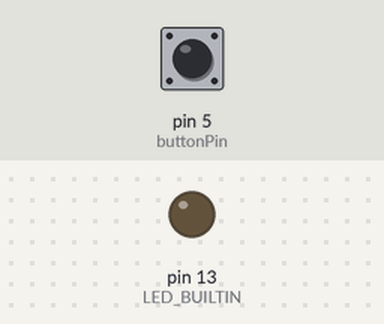
A sketch run on a simulated Arduino Uno, built with avr-gcc and run on an emulated ATmega328P. On the bench: output pins drawn as LEDs (lit = HIGH). The inputs (shaded band) are chosen by the test bench; at power-on: pin 5 (buttonPin) HIGH. The local clock reads 2024-03-15 10:24:30 at power-on unless the sketch sets it; storage starts empty; what the sketch prints to the serial monitor is not drawn.

Above: at 1.2 s.
1.3 s: pin 5 (buttonPin) pulled LOW for 0.15 s
At 4.1 s:
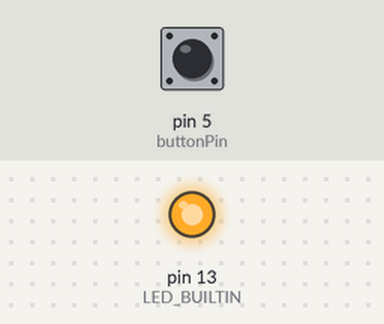
4.4 s: pin 5 (buttonPin) pulled LOW for 1 s
At 5.7 s:
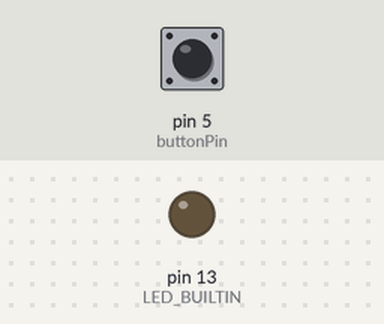
7.9 s: pin 5 (buttonPin) pulled LOW for 3.2 s
At 14.0 s:
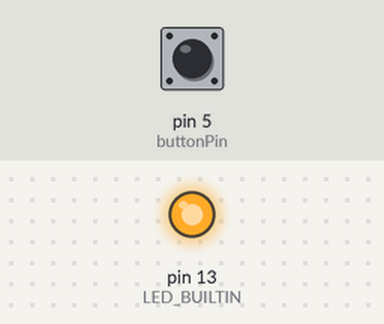
Timing chart, 0 to 15.5 s (numbered marks = the images above; inputs shaded):
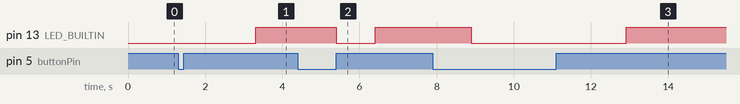

Measured:
- after the input at 1.3 s, pin 13 (LED_BUILTIN): LOW → HIGH after 2.0 s
- after the input at 4.4 s, pin 13 (LED_BUILTIN): HIGH → LOW after 1.0 s, → HIGH 1.0 s later
- after the input at 7.9 s, pin 13 (LED_BUILTIN): HIGH → LOW after 1.0 s, → HIGH 4.0 s later

The sketch:

ArduinoRTCSD.ino
```cpp
    ////////////////////////////////////////////////////////////////
   //              Dinesh SD Card and RTC Code                   //
  ////////////////////////////////////////////////////////////////
#include <SD.h>
#include <SPI.h>


#include <Wire.h>
#include "RTClib.h"


/* This is the pin assignments*/
int CS_PIN = 10;
const int buttonPin = 5;

/*This is the variable to save the file in the SD Card*/
File myFile;
RTC_DS1307 RTC;
char* filename = "ctest.txt";

//Variables
int buttonState = 0;
int SWPrestime = 0;
int SWReleatime = 0;
int flag=0;

/*This are the functions for SD CARD*/
void initializeSD();
int createFile(char filename[]);
int writeToFile(char text[]);
void closeFile();
int openFile(char filename[]);
String readLine();


void setup()
{

  Serial.begin(9600);
  // TWI is enabled for RTC
  Wire.begin();
  RTC.begin();
  //RTC.adjust(DateTime(__DATE__, __TIME__));
  // Check to see if the RTC is keeping time.  If it is, load the time from your computer.
  if (! RTC.isrunning())
  {
    Serial.println("RTC Date : Compile Time:");
    // This will reflect the time that your sketch was compiled
    RTC.adjust(DateTime(__DATE__, __TIME__));
  }

  // Button initialization
  // initialize digital pin LED_BUILTIN as an output.
  pinMode(LED_BUILTIN, OUTPUT);
  pinMode(buttonPin, INPUT);
  digitalWrite(buttonPin, HIGH);       // turn on pullup resistors

  initializeSD();

  createFile(filename);
  closeFile();

    // TO CHECK THE DATA
    // re-open the file for reading:
//    myFile = SD.open(filename);
//    if (myFile) {
//      Serial.println(filename);
//      Serial.print(" :");
//      // read from the file until there's nothing else in it:
//      while (myFile.available()) {
//        Serial.write(myFile.read());
//      }
//      // close the file:
//      myFile.close();
//    } else {
//      // if the file didn't open, print an error:
//      Serial.println("error opening test.txt");
//    }
    flag = 0;
}

void loop () {
    //Read button state (pressed or not pressed?)
    buttonState = digitalRead(buttonPin);

    //If button pressed...
    if (buttonState == LOW) {
        delay(1000);
        digitalWrite(LED_BUILTIN, LOW);    // turn the LED off by making the voltage LOW

        //...ones, turn led on!
        if ( flag == 0){

                //Serial.println("buttonState is low");

                DateTime SwitchPressed = RTC.now();
                SWPrestime = SwitchPressed.unixtime();

                myFile = SD.open(filename, FILE_WRITE);
                if (myFile) {
                  myFile.print("Sitting Time : ");
                  myFile.print(SwitchPressed.day(), DEC);
                  myFile.print('/');
                  myFile.print(SwitchPressed.month(), DEC);
                  myFile.print('/');
                  myFile.print(SwitchPressed.year(), DEC);
                  myFile.print(' ');
                  myFile.print(SwitchPressed.hour(), DEC);
                  myFile.print(':');
                  myFile.print(SwitchPressed.minute(), DEC);
                  myFile.print(':');
                  myFile.print(SwitchPressed.second(), DEC);
                  myFile.print("   ");
                }

                myFile.close();

                Serial.print("Sitting Time : ");
                Serial.print(SwitchPressed.day(), DEC);
                Serial.print('/');
                Serial.print(SwitchPressed.month(), DEC);
                Serial.print('/');
                Serial.print(SwitchPressed.year(), DEC);
                Serial.print(' ');
                Serial.print(SwitchPressed.hour(), DEC);
                Serial.print(':');
                Serial.print(SwitchPressed.minute(), DEC);
                Serial.print(':');
                Serial.print(SwitchPressed.second(), DEC);
                Serial.print("   ");

                flag=1; //change flag variable
        }
    }
    else if (buttonState == HIGH && flag == 1){
        flag = 0;
        delay(1000);
        digitalWrite(LED_BUILTIN, HIGH);   // turn the LED on (HIGH is the voltage level)

        DateTime Switchreleased = RTC.now();
        SWReleatime = Switchreleased.unixtime();

//        myFile.print("Standing Time : ");
//        Serial.println("Standing Time : ");

                myFile = SD.open(filename, FILE_WRITE);
                if (myFile) {
                  myFile.print("Standing Time : ");
                  myFile.print(Switchreleased.day(), DEC);
                  myFile.print('/');
                  myFile.print(Switchreleased.month(), DEC);
                  myFile.print('/');
                  myFile.print(Switchreleased.year(), DEC);
                  myFile.print(' ');
                  myFile.print(Switchreleased.hour(), DEC);
                  myFile.print(':');
                  myFile.print(Switchreleased.minute(), DEC);
                  myFile.print(':');
                  myFile.print(Switchreleased.second(), DEC);
                  myFile.print("   ");
                }
                myFile.close();

                Serial.print("Standing Time : ");
                Serial.print(Switchreleased.day(), DEC);
                Serial.print('/');
                Serial.print(Switchreleased.month(), DEC);
                Serial.print('/');
                Serial.print(Switchreleased.year(), DEC);
                Serial.print(' ');
                Serial.print(Switchreleased.hour(), DEC);
                Serial.print(':');
                Serial.print(Switchreleased.minute(), DEC);
                Serial.print(':');
                Serial.print(Switchreleased.second(), DEC);
                Serial.print("   ");
         myFile = SD.open(filename, FILE_WRITE);
        if (myFile) {
          myFile.print("Total Sitting Time : ");
        }
        myFile.close();

        Serial.print("Total Sitting Time : ");

        int sittime = 0;
        sittime = SWReleatime - SWPrestime;
        myFile = SD.open(filename, FILE_WRITE);
        if (myFile) {
            myFile.print(sittime/60, DEC);
            myFile.print(" minutes");
            myFile.println();

        }
        myFile.close();
        Serial.print(sittime/60, DEC);
        Serial.print(" minutes");
        Serial.println();


    }
}
void initializeSD()
{
  Serial.println("Initializing SD card...");
  pinMode(CS_PIN, OUTPUT);

  if (SD.begin())
  {
    Serial.println("SD card is ready to use.");
  } else
  {
    Serial.println("SD card initialization failed");
    return;
  }
}

int createFile(char filename[])
{
  myFile = SD.open(filename, FILE_WRITE);

  if (myFile)
  {
    Serial.println("File created successfully.");
    return 1;
  } else
  {
    Serial.println("Error while creating file.");
    return 0;
  }
}

int writeToFile(char text[])
{
  if (myFile)
  {
    myFile.println(text);
    Serial.println("Writing to file: ");
    Serial.println(text);
    return 1;
  } else
  {
    Serial.println("Couldn't write to file");
    return 0;
  }
}

void closeFile()
{
  if (myFile)
  {
    myFile.close();
    Serial.println("File closed");
  }
}

int openFile(char filename[])
{
  myFile = SD.open(filename);
  if (myFile)
  {
    Serial.println("File opened with success!");
    return 1;
  } else
  {
    Serial.println("Error opening file...");
    return 0;
  }
}
```
